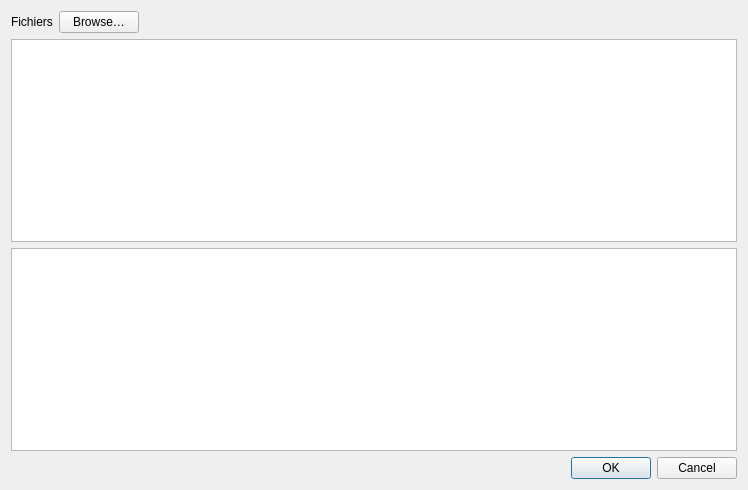
<?xml version="1.0" encoding="UTF-8"?>
<ui version="4.0">
 <class>DialogAddInvoices</class>
 <widget class="QDialog" name="DialogAddInvoices">
  <property name="geometry">
   <rect>
    <x>0</x>
    <y>0</y>
    <width>748</width>
    <height>490</height>
   </rect>
  </property>
  <property name="windowTitle">
   <string>Dialog</string>
  </property>
  <layout class="QVBoxLayout" name="verticalLayout">
   <item>
    <layout class="QHBoxLayout" name="horizontalLayout">
     <item>
      <widget class="QLabel" name="label">
       <property name="text">
        <string>Fichiers</string>
       </property>
      </widget>
     </item>
     <item>
      <widget class="QPushButton" name="buttonBrowse">
       <property name="text">
        <string>Browse…</string>
       </property>
      </widget>
     </item>
     <item>
      <spacer name="horizontalSpacer">
       <property name="orientation">
        <enum>Qt::Horizontal</enum>
       </property>
       <property name="sizeHint" stdset="0">
        <size>
         <width>40</width>
         <height>20</height>
        </size>
       </property>
      </spacer>
     </item>
    </layout>
   </item>
   <item>
    <widget class="QListWidget" name="listWidgetFiles"/>
   </item>
   <item>
    <widget class="QTableWidget" name="tableWidgetInvoices"/>
   </item>
   <item>
    <widget class="QDialogButtonBox" name="buttonBox">
     <property name="orientation">
      <enum>Qt::Horizontal</enum>
     </property>
     <property name="standardButtons">
      <set>QDialogButtonBox::Cancel|QDialogButtonBox::Ok</set>
     </property>
    </widget>
   </item>
  </layout>
 </widget>
 <resources/>
 <connections>
  <connection>
   <sender>buttonBox</sender>
   <signal>accepted()</signal>
   <receiver>DialogAddInvoices</receiver>
   <slot>accept()</slot>
   <hints>
    <hint type="sourcelabel">
     <x>248</x>
     <y>254</y>
    </hint>
    <hint type="destinationlabel">
     <x>157</x>
     <y>274</y>
    </hint>
   </hints>
  </connection>
  <connection>
   <sender>buttonBox</sender>
   <signal>rejected()</signal>
   <receiver>DialogAddInvoices</receiver>
   <slot>reject()</slot>
   <hints>
    <hint type="sourcelabel">
     <x>316</x>
     <y>260</y>
    </hint>
    <hint type="destinationlabel">
     <x>286</x>
     <y>274</y>
    </hint>
   </hints>
  </connection>
 </connections>
</ui>
